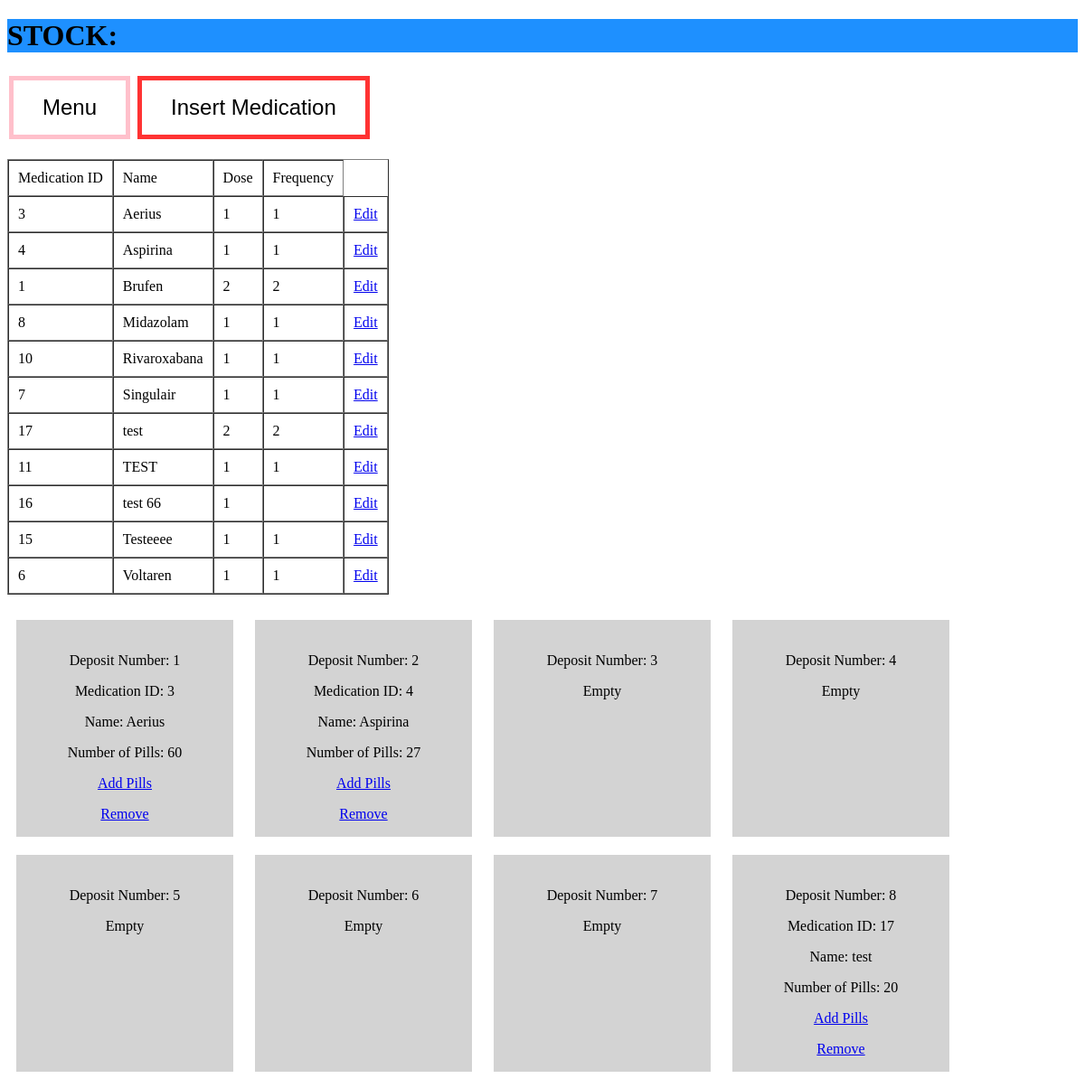
The page /stock.php on the database its author committed.
### tables this page shows
CREATE TABLE `stock` (
  `deposit_number` int(11) DEFAULT NULL,
  `medication_id` int(11) NOT NULL,
  `number_of_pills` int(11) DEFAULT NULL
);

CREATE TABLE `medications` (
  `medication_id` int(11) NOT NULL,
  `name` varchar(100) NOT NULL,
  `dose` varchar(50) NOT NULL,
  `frequency` varchar(50) NOT NULL
);

### stock.php (the view, shortened to what this page needs)
<?php
include 'alert.php';
?>
<!DOCTYPE html>
<html>
<head>
<h1 style="background-color:DodgerBlue;">STOCK:</h1>
<button onclick = "window.location.href='index.html'" class="button button3">Menu </button>
<button onclick = "window.location.href='introMed.php'" class="button button1">Insert Medication </button> <br>
</head>
<br>
  <table border = 1 cellspacing = 0 cellpadding = 10>
      <tr>
        <td>Medication ID</td>
        <td>Name</td>
        <td>Dose</td>
        <td>Frequency</td>
      </tr>
      <?php
      $rows = mysqli_query($conn, "SELECT m.medication_id, m.name, m.dose, m.frequency, s.number_of_pills
                              FROM medications m
                              JOIN stock s ON m.medication_id = s.medication_id
                              ORDER BY m.name ASC");
      ?>
      <?php foreach ($rows as $row) : ?>
      <tr>
        <td><?php echo $row["medication_id"]; ?></td>
        <td><?php echo $row["name"]; ?></td>
        <td><?php echo $row["dose"]; ?></td>
        <td><?php echo $row["frequency"]; ?></td>
        <td><?php echo '<a href="infoEditMed.php?medication_id=',$row["medication_id"],'">Edit</a>'; ?></td>
      </tr>
      <?php endforeach; ?>
    </table>
    <br>
<body>
<?php
  require 'connection.php';
  for ($i = 1; $i <= 8; $i++) {
    $query = "SELECT s.deposit_number, m.medication_id, m.name, s.number_of_pills
              FROM stock s
              INNER JOIN medications m ON s.medication_id = m.medication_id
              WHERE s.deposit_number = $i";
    $result = mysqli_query($conn, $query);
    if (mysqli_num_rows($result) > 0) {
      $row = mysqli_fetch_array($result);
      $medication_id = $row['medication_id'];
      $name = $row['name'];
      $number_of_pills = $row['number_of_pills'];
      echo "
        <div class='square'>
          <p>Deposit Number: $i</p>
          <p>Medication ID: $medication_id</p>
          <p>Name: $name</p>
          <p>Number of Pills: $number_of_pills</p>
          <p><a href='infoAddMed.php?medication_id=$medication_id'>Add Pills</a></p>
          <p><a href='infoDeleteMed.php?medication_id=$medication_id'>Remove </a></p>
        </div>
      ";
    } else {
      echo "
        <div class='square'>
          <p>Deposit Number: $i</p>
          <p>Empty</p>
        </div>
      ";
    }
  }
?>
</body>
</html>

### stock.php (style rules this page uses)
.button { border: none; color: white; padding: 16px 32px; text-align: center; text-decoration: none; display: inline-block; font-size: 24px; margin: 4px 2px; transition-duration: 0.4s; cursor: pointer; }
.button1 { background-color: white; color: black; border: 5px solid #FF3333; }
.button3 { background-color: white; color: black; border: 5px solid pink; }
.square { width: 200px; height: 200px; display: inline-block; background-color: lightgray; text-align: center; vertical-align: middle; margin: 10px; padding: 20px; }

### rows shown on the page
stock: medication_id.medication_id "3", medication_id.name "Aerius", medication_id.dose "1", medication_id.frequency "1", number_of_pills "60"
stock: medication_id.medication_id "4", medication_id.name "Aspirina", medication_id.dose "1", medication_id.frequency "1", number_of_pills "27"
stock: medication_id.medication_id "1", medication_id.name "Brufen", medication_id.dose "2", medication_id.frequency "2"
stock: medication_id.medication_id "8", medication_id.name "Midazolam", medication_id.dose "1", medication_id.frequency "1"
stock: medication_id.medication_id "10", medication_id.name "Rivaroxabana", medication_id.dose "1", medication_id.frequency "1"
stock: medication_id.medication_id "7", medication_id.name "Singulair", medication_id.dose "1", medication_id.frequency "1"
stock: medication_id.medication_id "17", medication_id.name "test", medication_id.dose "2", medication_id.frequency "2", number_of_pills "20"
stock: medication_id.medication_id "11", medication_id.name "TEST", medication_id.dose "1", medication_id.frequency "1"
stock: medication_id.medication_id "16", medication_id.name "test 66", medication_id.dose "1"
stock: medication_id.medication_id "15", medication_id.name "Testeeee", medication_id.dose "1", medication_id.frequency "1"
stock: medication_id.medication_id "6", medication_id.name "Voltaren", medication_id.dose "1", medication_id.frequency "1"
